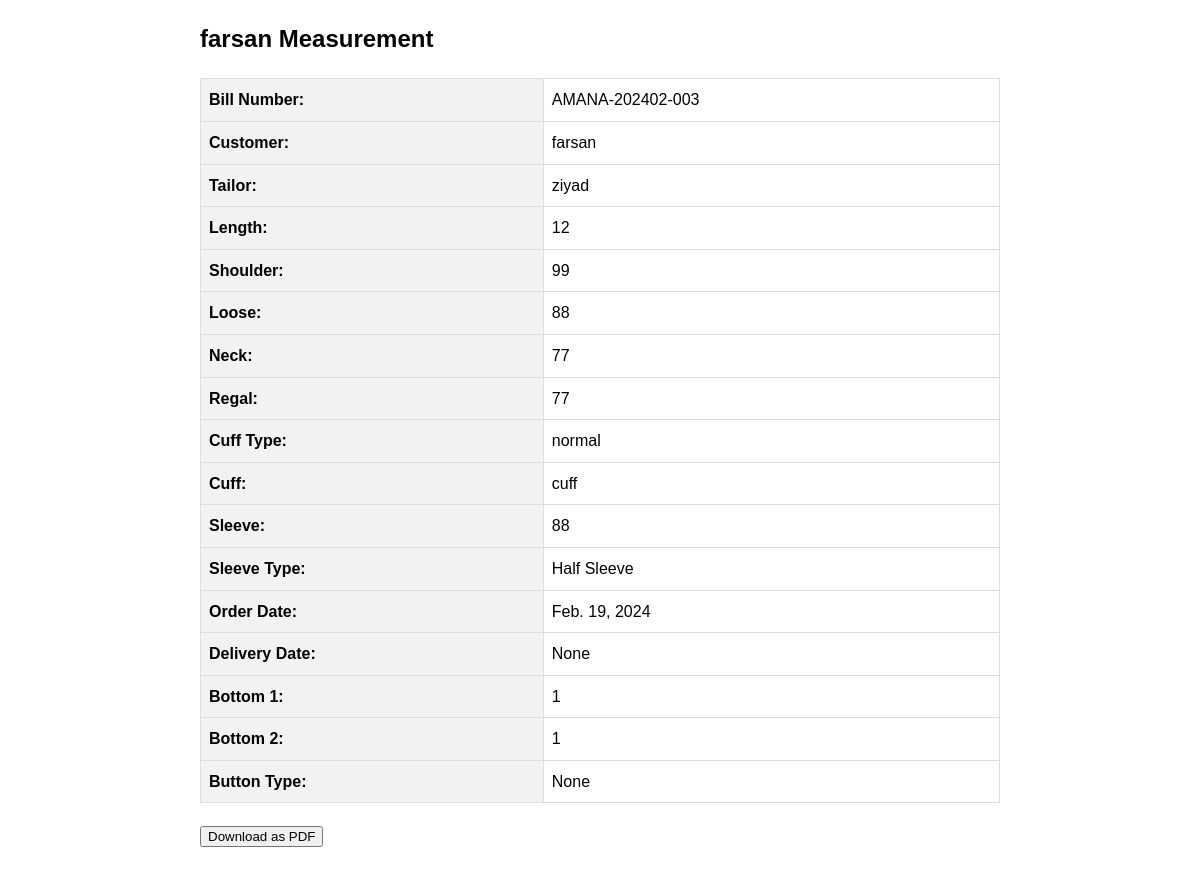
Screenshot of /tailors/measurement/12/print/ with the database file from the repository.
### tailors/models.py (models this page shows, shortened)
class AddCustomer(models.Model):
    name = models.CharField(max_length=100)
    phone_number = models.CharField(max_length=15, default='1')
    tailor = models.ForeignKey(AddTailor, on_delete=models.SET_NULL, null=True, blank=True)
    length = models.CharField(max_length=15, default='1')
    shoulder = models.CharField(max_length=15, default='1')
    loose = models.CharField(max_length=15, default='1')
    neck = models.CharField(max_length=15, default='1')
    regal = models.CharField(max_length=15, default='1')
    cuf = models.CharField(max_length=15, default='1')
    pocket_size = models.CharField(max_length=15,null=True,blank=True)
    CUF_CHOICES = [
        ('cuff', 'Cuff'),
        ('normal', 'Normal'),
    ]
    cuftype = models.CharField(
        max_length=10,
        choices=CUF_CHOICES,
        default='normal',
    )
    sleeve = models.CharField(max_length=15, default='1')
    SLEEVE_CHOICES = [
        ('half_sleeve', 'Half Sleeve'),
        ('full_sleeve', 'Full Sleeve'),
    ]
    sleeve_type = models.CharField(
        max_length=15,
        choices=SLEEVE_CHOICES,
        default='half_sleeve',
    )
    bill_number = models.CharField(max_length=50, unique=True, editable=False)
    order_date = models.DateField(null=True, default=timezone.now)
    delivery_date = models.DateField(null=True)
    bottom1 = models.CharField(max_length=50, blank=True, null=True, default='1')
    bottom2 = models.CharField(max_length=50, blank=True, null=True, default='1')
    BUTTON_CHOICES = [
        ('bayyin_mahfi', 'Bayyin Mahfi'),
        ('zip_mahfi', 'Zip Mahfi'),
        ('button_bayyin', 'Button Bayyin'),
    ]
    button_type = models.CharField(
        max_length=15,
        choices=BUTTON_CHOICES,
        blank=True,
        null=True,
    )

class AddTailor(models.Model):
    tailor = models.CharField(max_length=100, null=True)
    username = models.CharField(max_length=100, unique=True, null=True)
    password = models.CharField(max_length=10, null=True)
    mobile_number = models.CharField(max_length=15,unique=True,null=True)

### tailors/views.py (the view)
# urls.py: path('measurement/<int:measurement_id>/print/', print_measurement, name='measurement_print'),
def print_measurement(request, measurement_id):
    measurement = get_object_or_404(AddCustomer, pk=measurement_id)
    order = Order.objects.filter(customer=measurement).first()
    context = {
        'measurement': measurement,
        'order': order,  # Pass the order to the context
    }
    return render(request, 'tailors/print_measurement.html', context)

### tailors/templates/tailors/print_measurement.html (shortened to what this page needs)
<!DOCTYPE html>
<html lang="en">
<head>
</head>
<body>
    <div class="measurement-details">
        <h2>{{ measurement.name }} Measurement</h2>
        <table>
            <tr>
                <th>Bill Number:</th>
                <td>{{ measurement.bill_number }}</td>
            </tr>
            <tr>
                <th>Customer:</th>
                <td>{{ measurement.name }}</td>
            </tr>
            <tr>
                <th>Tailor:</th>
                <td>
                    {% if measurement.tailor %}
                        {{ measurement.tailor.tailor }}
                    {% else %}
                        Not assigned
                    {% endif %}
                </td>
            </tr>
            <tr>
                <th>Length:</th>
                <td>{{ measurement.length }}</td>
            </tr>
            <tr>
                <th>Shoulder:</th>
                <td>{{ measurement.shoulder }}</td>
            </tr>
            <tr>
                <th>Loose:</th>
                <td>{{ measurement.loose }}</td>
            </tr>
            <tr>
                <th>Neck:</th>
                <td>{{ measurement.neck }}</td>
            </tr>
            <tr>
                <th>Regal:</th>
                <td>{{ measurement.regal }}</td>
            </tr>
            <tr>
                <th>Cuff Type:</th>
                <td>{{ measurement.cuftype}}</td>
            </tr>
            <tr>
                <th>Cuff:</th>
                <td>{{ measurement.cuf }}</td>
            </tr>
            <tr>
                <th>Sleeve:</th>
                <td>{{ measurement.sleeve }}</td>
            </tr>
            <tr>
                <th>Sleeve Type:</th>
                <td>{{ measurement.get_sleeve_type_display }}</td>
            </tr>
            <tr>
                <th>Order Date:</th>
                <td>{{ measurement.order_date }}</td>
            </tr>
            <tr>
                <th>Delivery Date:</th>
                <td>{{ measurement.delivery_date }}</td>
            </tr>
            <tr>
                <th>Bottom 1:</th>
                <td>{{ measurement.bottom1 }}</td>
            </tr>
            <tr>
                <th>Bottom 2:</th>
                <td>{{ measurement.bottom2 }}</td>
            </tr>
            <tr>
            <tr>
                <th>Button Type:</th>
                <td>{{ measurement.get_button_type_display }}</td>
            </tr>
        </table>
        <div class="button-wrapper">
            <form action="{% url 'measurement_pdf' measurement.id %}" method="get">
                <button type="submit">Download as PDF</button>
            </form>
        </div>
    </div>
</body>
</html>

### tailors/templates/tailors/print_measurement.html (style rules this page uses)
body { font-family: Arial, sans-serif; line-height: 1.6; margin: 20px; }
.measurement-details { max-width: 800px; margin: 0 auto; }
table { width: 100%; border-collapse: collapse; margin-top: 20px; }
th, td { border: 1px solid #ddd; padding: 8px; text-align: left; }
th { background-color: #f2f2f2; }
.button-wrapper { margin-top: 20px; }

### rows the page displays
AddCustomer: name "farsan", bill_number "AMANA-202402-003", tailor.tailor "ziyad", length "12", shoulder "99", loose "88", neck "77", regal "77", cuftype "normal", cuf "cuff", sleeve "88", sleeve_type "Half Sleeve", order_date "Feb. 19, 2024", delivery_date "None", bottom1 "1", bottom2 "1", button_type "None"
